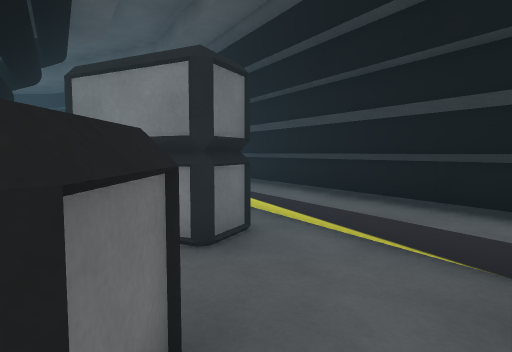
[1] (above)

16 first-person views from a walk through a Unity game level. The camera is 1.2 m above the floor, tilts 4° down and sees 75° across. The floor is counted in squares, 1 m on a side. Each view is taken from the middle of a square. On the plan, view 1 faces up. The plan holds only what a view shows up to about 14 squares ahead; the rest is blank. The place goes on beyond the plan. The player is left out.

[2]
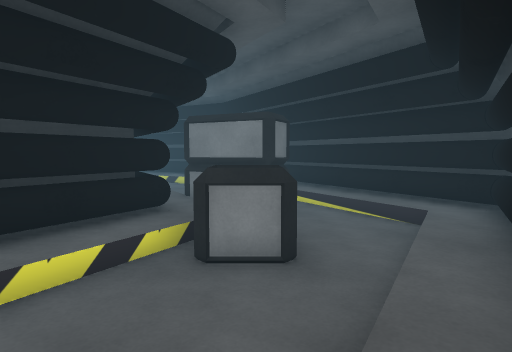

[3]
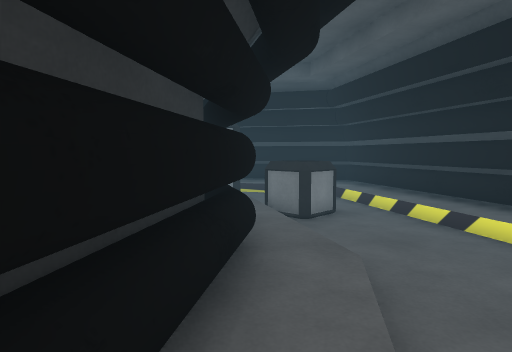

[4]
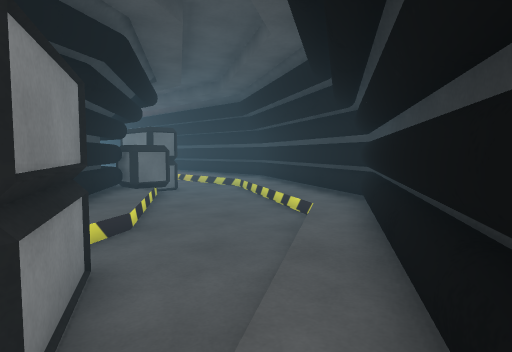

[5]
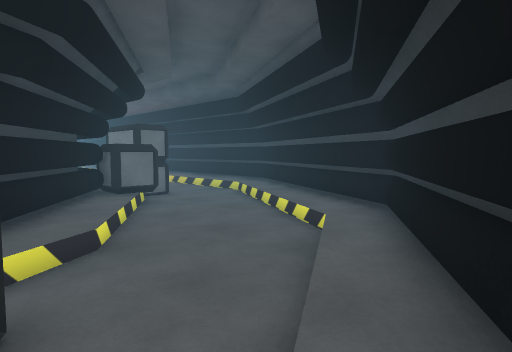

[6]
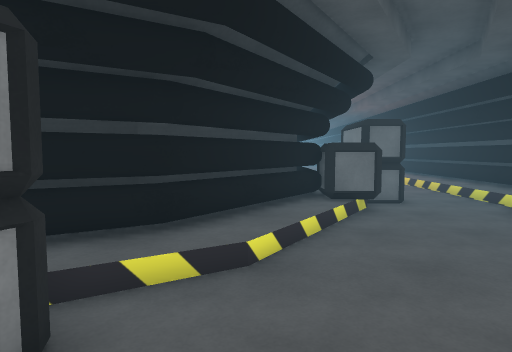

[7]
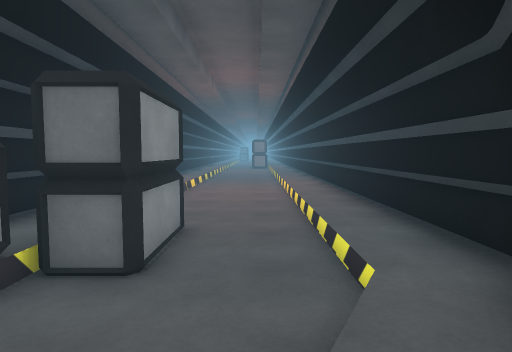

[8]
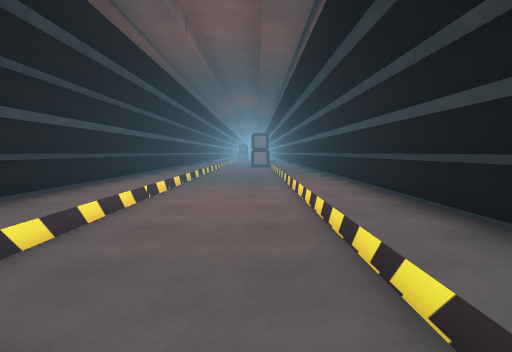

[9]
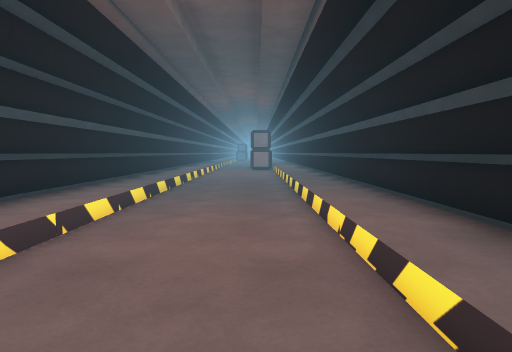

[10]
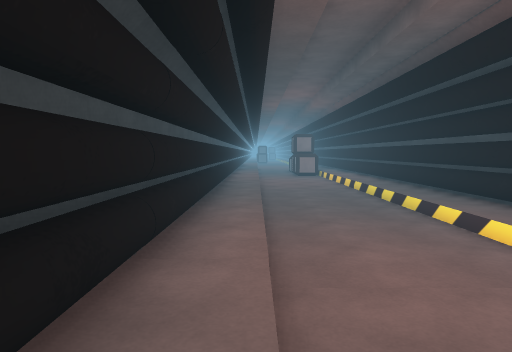

[11]
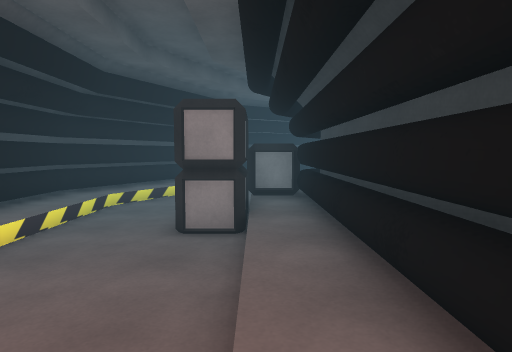

[12]
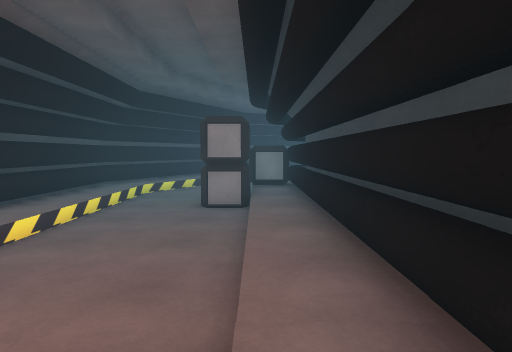

[13]
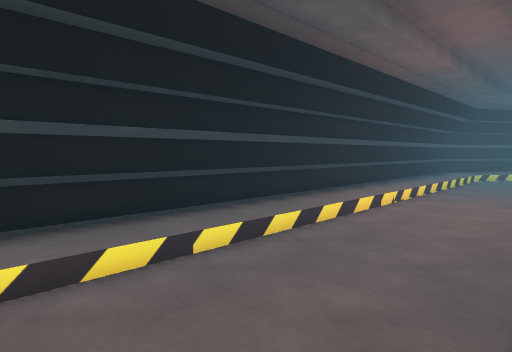

[14]
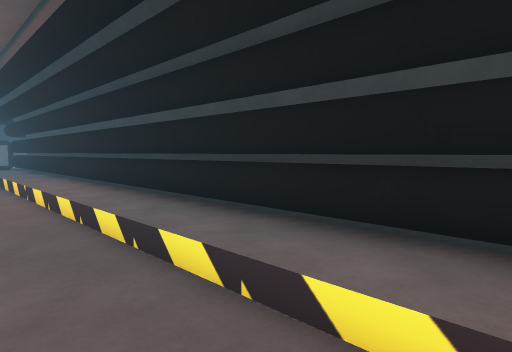

[15]
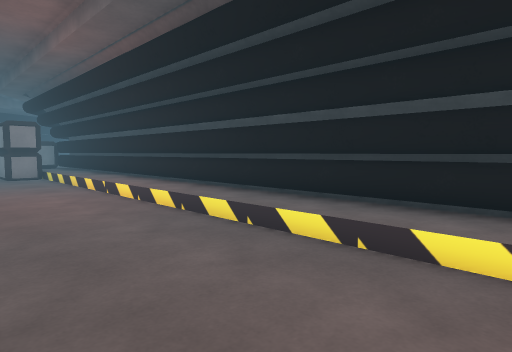

[16]
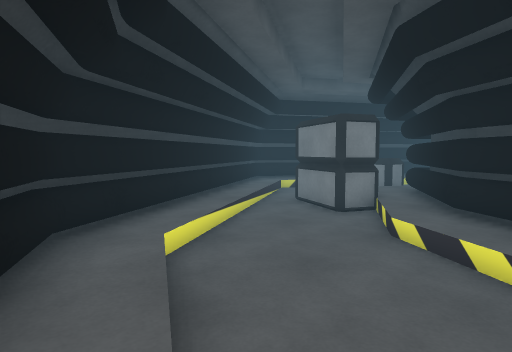

### Floor plan
Key: @ floor where view 1 was taken; # wall or solid block; x gap in a wall; . main floor; : floor 0.25 m higher than the main floor; / step, stairs or slope; ^ raised ledge; O other object.
Columns run from 30 left of view 1 to 4 right of it. Each row starts with its distance up from view 1.
 17 #######################
 16  ::::::::::::::::::::####
 15 //////////////////////O####
 14 ......................./:####
 13 ......................../OO###
 12 ................./###......O##
 11 //////////////////####......O##
 10 ################### ##O......O##
  9                      ##O.....O##
  8                       ##OO....:##
  7                        ###O.../##
  6                         ##O###./##
  5                          #####//:##
  4                           ##//../##
  3                           ##O....O#
  2                           ##x^...##
  1                          ##O^^..O##
  0                          ##...@O##
 -1                        ###O....O#
 -2                       ###O....O##
 -3                       #OO..../ #
 -4                       :  ..  :

Where each view was taken, in squares from view 1:
view 1: 0 up, 0 right, facing up
view 2: 4 down, 1 left, facing up
view 3: 4 down, 8 left, facing up-right
view 4: 5 up, 2 right, facing up-left
view 5: 6 up, 1 right, facing up-left
view 6: 8 up, 0 right, facing left
view 7: 14 up, 6 left, facing left
view 8: 14 up, 11 left, facing left
view 9: 14 up, 15 left, facing left
view 10: 11 up, 16 left, facing left
view 11: 11 up, 19 left, facing right
view 12: 11 up, 22 left, facing right
view 13: 11 up, 30 left, facing up-right
view 14: 13 up, 30 left, facing down-right
view 15: 15 up, 30 left, facing down-right
view 16: 14 up, 7 left, facing down-right
